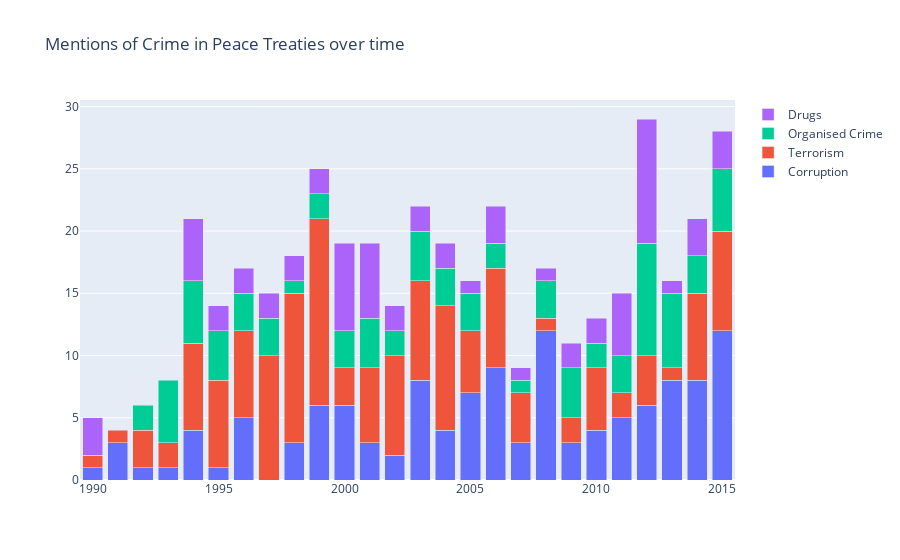

Write notebook code for a chart like this one.
### Markdown cell above
An interesting curve is the European one. In this region, a lot of conflicts ceased in the 90's (mostly balkanic wars, or conflicts between Eastern and Western Europe), while after that, a very low number of agreements have been signed, due to a lower number of conflicts in that region.

### Code cell
layout = dict(title_text='Mentions of Crime in Peace Treaties over time',
             barmode = 'stack')
data = [
    go.Bar(name='Corruption', x=pax[pax['isCor'] == 1].groupby('Year').count()['Con'].index, y=pax[pax['isCor'] == 1].groupby('Year').count()['Con'].values),
    go.Bar(name='Terrorism', x=pax[pax['isTerr'] == 1].groupby('Year').count()['Con'].index, y=pax[pax['isTerr'] == 1].groupby('Year').count()['Con'].values),
    go.Bar(name='Organised Crime', x=pax[pax['isCrOcr'] == 1].groupby('Year').count()['Con'].index, y=pax[pax['isCrOcr'] == 1].groupby('Year').count()['Con'].values),
    go.Bar(name='Drugs', x=pax[pax['isDrugs'] == 1].groupby('Year').count()['Con'].index, y=pax[pax['isDrugs'] == 1].groupby('Year').count()['Con'].values),
]
fig = go.Figure(data=data, layout = layout)
fig.show()

### Figure 1 — Plotly figure (JSON) as saved in the notebook; plotly's stock layout.template omitted (floating-point values rounded to 4 significant figures)
{"data": [{"name": "Corruption", "type": "bar", "x": [1990, 1991, 1992, 1993, 1994, 1995, 1996, 1998, 1999, 2000, 2001, 2002, 2003, 2004, 2005, 2006, 2007, 2008, 2009, 2010, 2011, 2012, 2013, 2014, 2015], "y": [1, 3, 1, 1, 4, 1, 5, 3, 6, 6, 3, 2, 8, 4, 7, 9, 3, 12, 3, 4, 5, 6, 8, 8, 12]}, {"name": "Terrorism", "type": "bar", "x": [1990, 1991, 1992, 1993, 1994, 1995, 1996, 1997, 1998, 1999, 2000, 2001, 2002, 2003, 2004, 2005, 2006, 2007, 2008, 2009, 2010, 2011, 2012, 2013, 2014, 2015], "y": [1, 1, 3, 2, 7, 7, 7, 10, 12, 15, 3, 6, 8, 8, 10, 5, 8, 4, 1, 2, 5, 2, 4, 1, 7, 8]}, {"name": "Organised Crime", "type": "bar", "x": [1992, 1993, 1994, 1995, 1996, 1997, 1998, 1999, 2000, 2001, 2002, 2003, 2004, 2005, 2006, 2007, 2008, 2009, 2010, 2011, 2012, 2013, 2014, 2015], "y": [2, 5, 5, 4, 3, 3, 1, 2, 3, 4, 2, 4, 3, 3, 2, 1, 3, 4, 2, 3, 9, 6, 3, 5]}, {"name": "Drugs", "type": "bar", "x": [1990, 1994, 1995, 1996, 1997, 1998, 1999, 2000, 2001, 2002, 2003, 2004, 2005, 2006, 2007, 2008, 2009, 2010, 2011, 2012, 2013, 2014, 2015], "y": [3, 5, 2, 2, 2, 2, 2, 7, 6, 2, 2, 2, 1, 3, 1, 1, 2, 2, 5, 10, 1, 3, 3]}], "layout": {"barmode": "stack", "title": {"text": "Mentions of Crime in Peace Treaties over time"}}}
